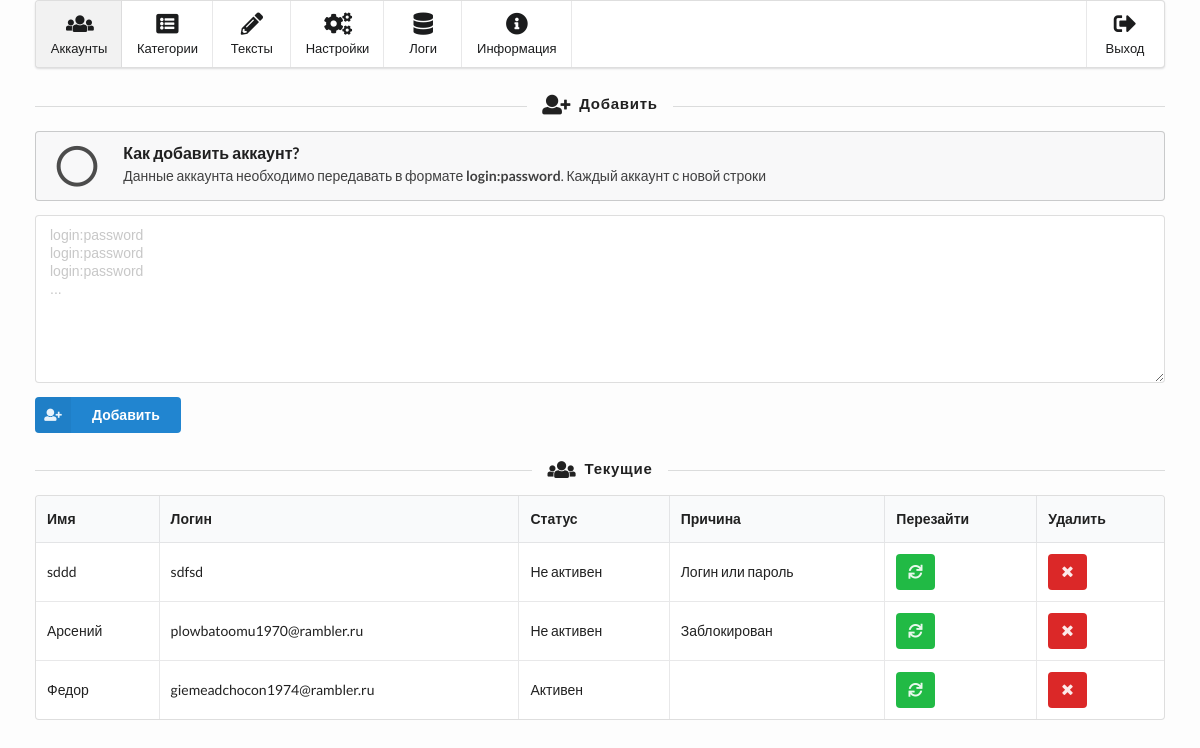
Before: /accounts (signed in) with the older database file.
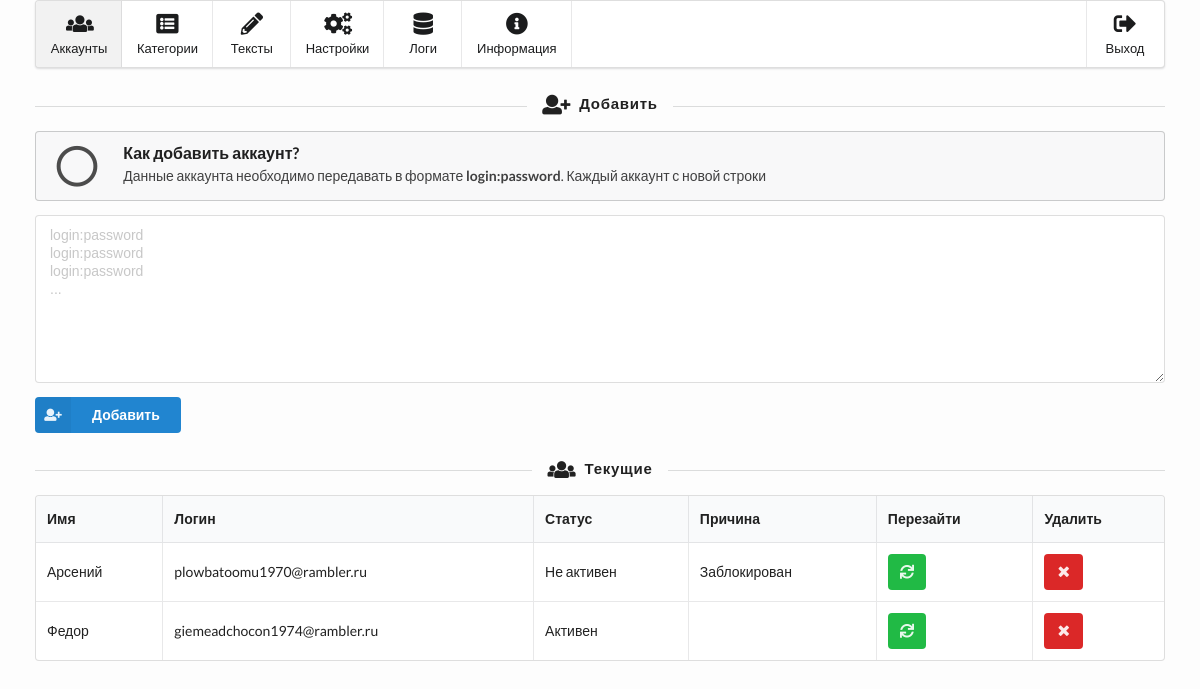
After: the same page with the newer database file.
### tables this page shows
CREATE TABLE accounts (id INTEGER PRIMARY KEY AUTOINCREMENT, name VARCHAR (255), login VARCHAR (255) UNIQUE, password VARCHAR (255), sessid VARCHAR (255), auth BOOLEAN (1), captcha BOOLEAN (1), block BOOLEAN (1), nologpas BOOLEAN (1));

### classes/DB.class.php (called while the page is built)
<?php
class DB
{
	static private $connect = null;
	static public function connect()
	{
		if (null === self::$connect) {
			self::$connect = new PDO('sqlite:'.DATABASES.'/database.db') ;
		}
		return self::$connect;
	}
}

### public/pages/back/accounts.php (called while the page is built, shortened)
<?php
$sql = "SELECT id, name, login, auth, captcha, block, nologpas FROM accounts";
$accounts = DB::connect()->query($sql)->fetchAll(PDO::FETCH_OBJ);

### classes/Account.class.php (called while the page is built, shortened)
<?php
class Account
{
	public static function getNonAuthCause($account)
	{
		if ($account->auth) {
			return '';
		} else {
			if ($account->captcha) {
				return 'Каптча';
			} elseif ($account->nologpas) {
				return 'Логин или пароль';
			} elseif ($account->block) {
				return 'Заблокирован';
			} else {
				return 'Неизвестно';
			}
		}
	}
}

### public/pages/front/accounts.php (the view, shortened to what this page needs)
<h4 class="ui horizontal divider header"><i class="add user icon"></i>Добавить</h4>
<div class="ui icon message">
	<i class="help circle outline icon"></i>
	<div class="content">
		<div class="header">
			Как добавить аккаунт?
		</div>
		<p>Данные аккаунта необходимо передавать в формате <b>login:password</b>. Каждый аккаунт с новой строки</p>
	</div>
</div>
<form class="ui form success" action="" method="post">
	<div class="field">
		<textarea name="accounts" placeholder="login:password&#13;&#10;login:password&#13;&#10;login:password&#13;&#10;..."></textarea>
	</div>
	<button type="submit" class="ui primary submit labeled icon button">
		<i class="add user icon"></i>
		Добавить
	</button>
</form>
<?php if ($accounts): ?>
<h4 class="ui horizontal divider header"><i class="users icon"></i>Текущие</h4>
<table class="ui single line celled table">
	<thead>
		<tr>
			<th>Имя</th>
			<th>Логин</th>
			<th>Статус</th>
			<th>Причина</th>
			<th>Перезайти</th>
			<th>Удалить</th>
		</tr>
	</thead>
	<tbody>
		<?php foreach ($accounts as $account): ?>
		<tr>
			<td><?php echo $account->name; ?></td>
			<td><?php echo $account->login; ?></td>
			<td><?php echo $account->auth ? 'Активен' : 'Не активен'; ?></td>
			<td><?php echo Account::getNonAuthCause($account); ?></td>
			<td>
				<form action="" method="post">
					<button type="submit" class="ui positive icon button">
						<i class="refresh icon"></i>
					</button>
				</form>
			</td>
			<td>
				<form action="" method="post">
					<button type="submit" class="ui negative icon button">
						<i class="remove icon"></i>
					</button>
				</form>
			</td>
		</tr>
		<?php endforeach; ?>
	</tbody>
</table>
<?php endif; ?>

Changed rows visible on the page:
removed accounts: name "sddd", login "sdfsd", auth "Не активен", Account::getNonAuthCause($account) "Логин или пароль"
